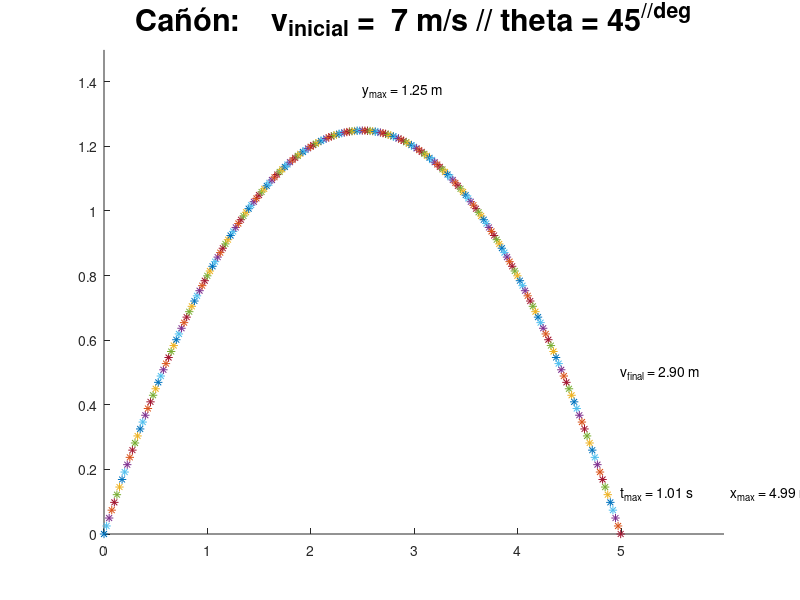

Source code (MATLAB):
clear all 
close all
clc 

num = 200; % # de pasos
a = -9.81; 

xi = 0;
yi = 0;
vi = 7; % can be changed 
theta = 45;

vxi = vi * cosd(theta); % magnitud * cosd(angulo)
vyi = vi * sind(theta); % magnitud * sind(angulo)
a = -9.81; % aceleracion, gravedad  

ti = 0; %tiempo inicial
tf = 2 * vi * sind(theta) / abs(a); %tiempo final 
dt = (tf-ti)/num; % tiempo entre pasos


xmax = vi^2* sind(2 * theta) ^ 2 / abs(a);
ymax = vi^2 * sind(theta) ^ 2/abs(2*a); % -g 
tmax = (2 * (vi * sind(theta))) / abs(a);
vfinal = abs(vi - abs(a) * tf);
flag_x_max = "false";
flag_y_max = 0; 

figure(1);
hold on;
axis([0 1.2*xmax 0 1.2*ymax])
texttitle = sprintf("Cañón:    v_{inicial} = %2.f m/s // theta = %.0f^{//deg}", vi, theta);
titulo = title(texttitle, 'interpreter', 'tex');
set(titulo, "fontsize", 22); 

% TEXTOS 
text_xmax = sprintf("x_{max} = %.2f m", xmax);
text(1.06 + xmax, 0.1 * ymax, text_xmax)
text_ymax = sprintf("y_{max} = %.2f m", ymax);
text(xmax / 2, 1.1 * ymax, text_ymax)
text_vfinal = sprintf("v_{final} = %.2f m", vfinal);
text(xmax, 0.5, text_vfinal)

text_tfinal = sprintf("t_{max} = %.2f s", tmax);

for n = 0:num
    t(n + 1) = ti + n * dt;
    x = xi + vxi * t(n+1); 
    y = yi + vyi * t(n+1) + 0.5*a*t(n+1)^2; % :D 
    p1 = plot(x,y,"*");
    va = quiver(x,y,0,-0.4);
    a_text = text(x,y - 0.4, "a = -9.8" );
    text_tiempo = sprintf("tiempo = %.2f s", t(n +1));
    w = text(0.1, 0.8 * ymax, text_tiempo);
    pause(0.1); 
    delete(va);
    delete(a_text);
    delete(w);
    
end 
w = text(xmax, 0.1 * ymax, text_tfinal);

t;